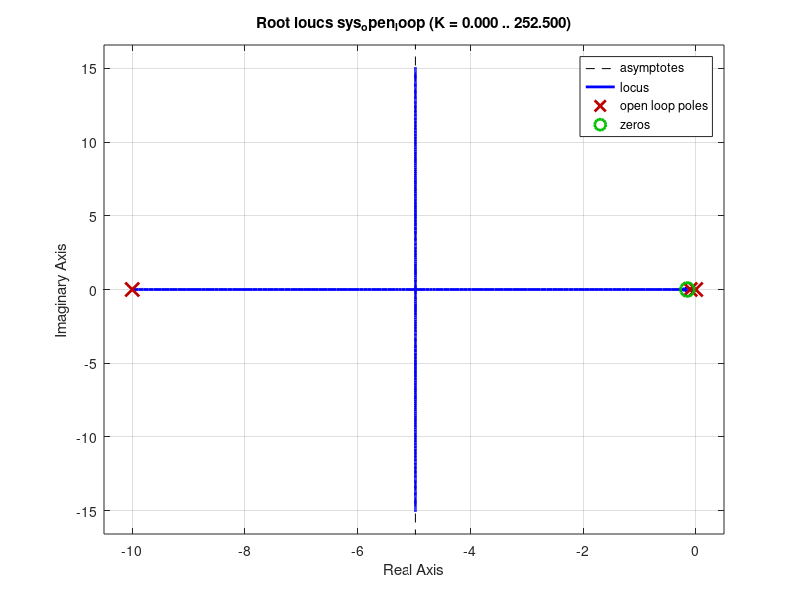
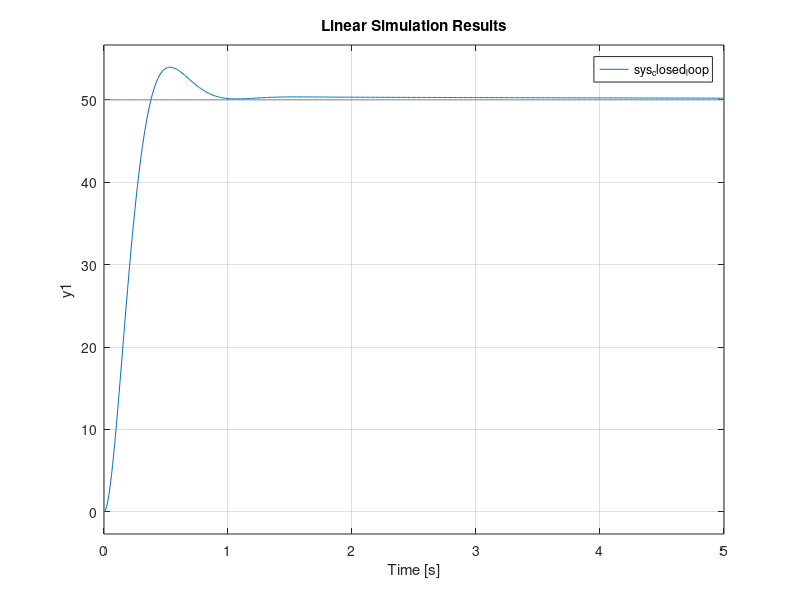

These figures' MATLAB source, in order: (Note: this script raises an error after producing the figures.)
%% Fuzzy systems Project 1
% Togkousidis Anastasios
% AEM: 8920

%% Initialization
clc; clear;

%% Part 1 - Parameters
p1 = 0.1;
p2 = 10;
c = 0.15;
tr = 0.6; 
p_min = 1/tr;

%% Part 2 - System and Root locus - Classic controller
% Creating transfer function
denominator = poly([0 -p1 -p2]);
sys_open_loop = tf([1 c], denominator);
[r,k] = rlocus(sys_open_loop);

% For plotting reasons
figure;
rlocus(sys_open_loop);

%% Select gain from diagramm
% find gain K 
gain = 60;
kp = gain / 25;
ki = 0.15*kp;

% closed loop systam
sys2 = gain*sys_open_loop;
sys_closed_loop = feedback(sys2, 1,-1);

%% Part 4 - Simulation
time = (0:0.01:5)';
u = 50*ones(length(time),1);
y = lsim(sys_closed_loop, u, time);
figure;
lsim(sys_closed_loop, u, time);
stepinfo(y,time)

%% Part 5 - Fuzzy controller
time = (0:0.01:5)';
clear controller

% Initialize FZ - PI
controller = create_fz_pi();

% Plotting
figure;
plotmf(controller, 'input' , 1);
title('Membership Functions of E');

figure;
plotmf(controller, 'input' , 2);
hl = title('Membership Functions of $\dot{E}$');
set(hl, 'Interpreter', 'latex');

figure;
plotmf(controller, 'output' , 1);
hl = title('Membership Functions of $\dot{U}$');
set(hl, 'Interpreter', 'latex');

% Adding rules
controller = add_rules_fuzzy(controller);

%% Part 6 - System Simulation
close all;
clc;
% Steady state matrices
[A,B,C,D] = tf2ss(25, poly([-0.1 -10]));
time = (0:0.01:5)';

% Set initial values
ke = 1;
a = 1;
kd = a*ke;
k1 = 2.4;

% Adapted variables
ke = 1.2;
k1 = 18;
a = 0.27;
kd = a*ke;

% % system solve
initialvector = [0;0];
y_fuz = numerical_solution(time,initialvector,A,B,C,controller,ke,kd,k1,@input_one);

% Plotting
figure;
plot(time, [y y_fuz]);
legend('Classic controller', 'Fuzzy controller');
title('Classic PI vs Fuzzy PI controller');
xlabel('Time');

fprintf('Displaying charachteristics of classic controller: \n');
stepinfo(y, time)

fprintf('Displaying charachteristics of fuzzy controller: \n');
stepinfo(y_fuz, time)


%% Part 7 - System operation when e is PS and dE is PS

ruleview(controller);

%% Part 8 - gensurf
figure;
gensurf(controller)
title('3D output surface of FZ-PI');

%% Part 9 - Different inputs
time = (0:0.01:20);
r2 = input_two_classic(time);
r3 = input_three_classic(time);

y2 = lsim(sys_closed_loop, r2, time);
y3 = lsim(sys_closed_loop, r3, time);

y_fuz2 = numerical_solution(time,initialvector,A,B,C,controller,ke,kd,k1,@input_two);
y_fuz3 = numerical_solution(time,initialvector,A,B,C,controller,ke,kd,k1,@input_three);


figure;
plot(time, r2(:), 'b',time, y2(:), 'g', time, y_fuz2(:),'r');
legend('Reference signal', 'Classic controller', 'Fuzzy controller');
title('Classic vs Fuzzy controller');

figure;
plot(time, r3(:), 'b',time, y3(:), 'g', time, y_fuz3(:),'r');
legend('Reference signal', 'Classic controller', 'Fuzzy controller');
title('Classic vs Fuzzy controller');